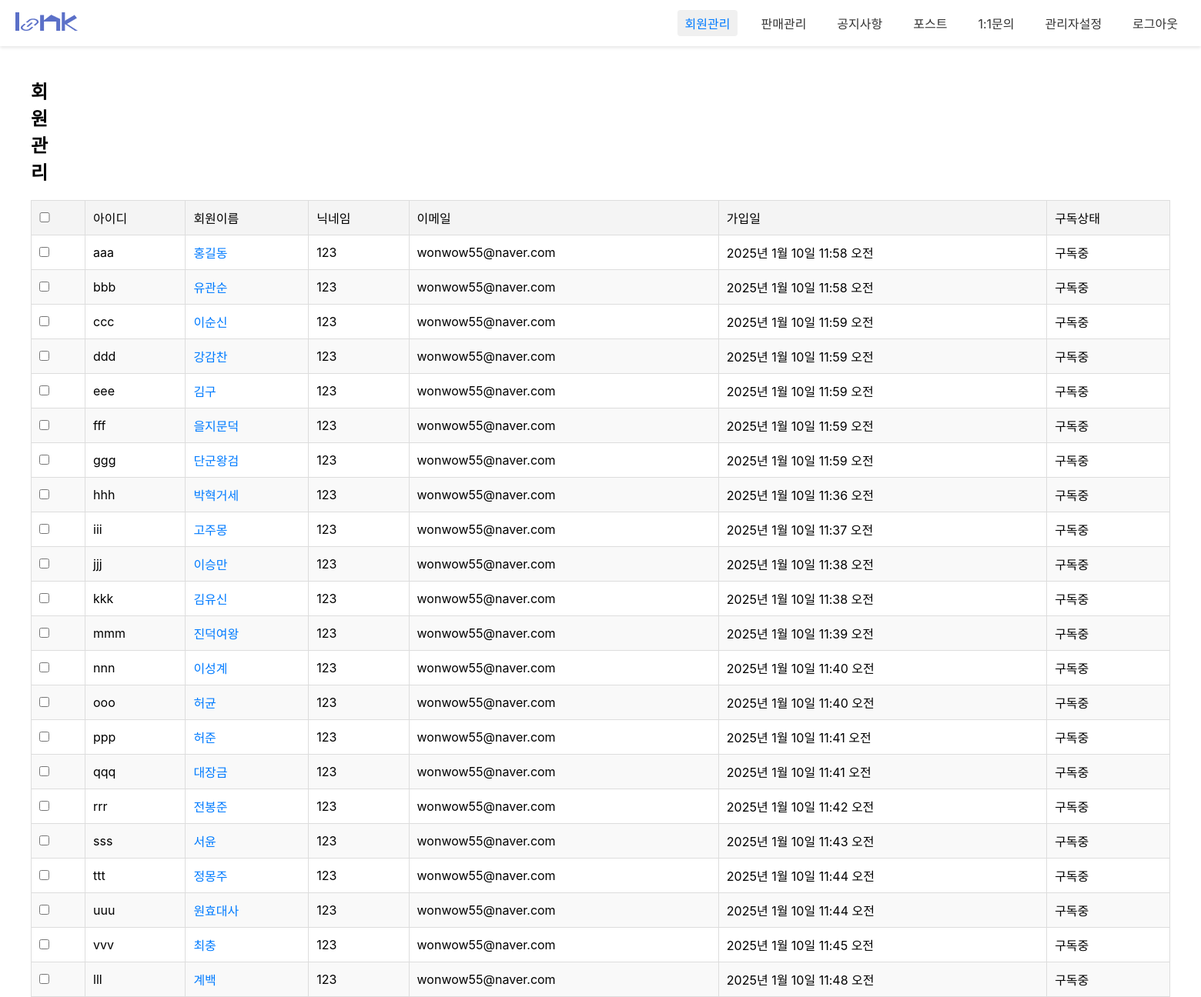
The app's page /admin1/admin_memList/ with its own data.
### loginpage/models.py (models this page shows, shortened)
class Member(models.Model):
  id = models.CharField(max_length=50,primary_key=True)
  pw = models.CharField(max_length=100)
  name = models.CharField(max_length=100)
  nicName = models.CharField(max_length=100,default='123')
  mail = models.EmailField(max_length=100)
  birthday = models.CharField(max_length=50)
  gender = models.CharField(max_length=10,choices=[('남자', '남자'), ('여자', '여자')])
  mdate = models.DateTimeField(auto_now=True)
  created_group = models.OneToOneField(
        'diary.GroupDiary',  # '앱이름.모델이름' 형식
        on_delete=models.SET_NULL,
        null=True,
        blank=True,
        related_name='creator'
    )
  joined_group = models.ForeignKey(
        'diary.GroupDiary',  # '앱이름.모델이름' 형식
        on_delete=models.SET_NULL,
        null=True,
        blank=True,
        related_name='members'
    )

### admin1/views.py (the view)
# urls.py: path('admin_memList/', views.admin_memList, name="admin_memList"),
def admin_memList(request):
	qs = Member.objects.all()
	context = {"mlist":qs}
	return render(request, 'admin_memList.html', context)

### admin1/templates/admin_memList.html (shortened to what this page needs)
{% load static %}
<!DOCTYPE html>
<html lang="ko">
<head>
<link rel="stylesheet" href="{% static 'css/admin1/admin_login.css'%}">
<link rel="stylesheet" href="{% static 'css/admin1/admin_memllist.css'%}">
</head>
<body>
	<nav class="gnb">
		<a href="#" class="logo"><img src="/static/images/admin1/logo_sample.png" alt=""></a>
		<div class="menu">
				<a class="active" href="/admin1/admin_memList/">회원관리</a>
				<a href="#">판매관리</a>
				<a href="/admin1/admin_noticeList/">공지사항</a>
				<a href="/admin1/admin_postList/">포스트</a>
				<a href="/admin1/admin_qList/" >1:1문의</a>
				<a href="/admin1/admin_adminList/">관리자설정</a>
				<a id='a_logout'>로그아웃</a>
		</div>
	</nav>
	<div class="container">
		<div class="con_header">
			<h2>회원 관리</h2>
		</div>
		<table>
			<thead>
				<tr>
					<th><input type="checkbox" id="select_all"></th>
					<th>아이디</th>
					<th>회원이름</th>
					<th>닉네임</th>
					<th>이메일</th>
					<th>가입일</th>
					<th>구독상태</th>
				</tr>
			</thead>
			<tbody>
				{% for mem in mlist %}
				<tr>
					<td><input type="checkbox" class="select_member"></td>
					<td>{{mem.id}}</td>
					<td class="member_name"><a href="/admin1/admin_memView/{{mem.id}}/">{{mem.name}}</a></td>
					<td>{{mem.nicName}}</td>
					<td>{{mem.mail}}</td>
					<td>{{mem.mdate}}</td>
					<td>구독중</td>
				</tr>
				{% endfor %}
			</tbody>
		</table>
	</div>
</body>
</html>

### static/css/admin1/admin_login.css (style rules this page uses)
* { margin: 0; padding: 0; font-family: "Pretendard Variable", Pretendard, -apple-system, BlinkMacSystemFont, system-ui, Roboto, "Helvetica Neue", "Segoe UI", "Apple SD Gothic Neo", "Noto Sans KR", "Malgun Gothic", "Apple Color Emoji", "Segoe UI Emoji", "Segoe UI Symbol", sans-serif; }
a { text-decoration: none; color: inherit; cursor: pointer; }
.gnb { display: flex; align-items: center; justify-content: space-between; height: 60px; background-color: #ffffff; padding: 0 20px; box-shadow: 0 2px 4px rgba(0, 0, 0, 0.1); }
.gnb .logo { font-size: 20px; font-weight: bold; color: #333; text-decoration: none; }
.gnb .menu { display: flex; gap: 20px; }
.gnb .menu a { text-decoration: none; color: #333; font-size: 16px; padding: 5px 10px; border-radius: 4px; transition: background-color 0.3s, color 0.3s; }
.gnb .menu a:hover, .gnb .menu a.active { background-color: #f0f0f0; color: #007bff; }

### static/css/admin1/admin_memllist.css (style rules this page uses)
* { margin: 0; padding: 0; font-family: "Pretendard Variable", Pretendard, -apple-system, BlinkMacSystemFont, system-ui, Roboto, "Helvetica Neue", "Segoe UI", "Apple SD Gothic Neo", "Noto Sans KR", "Malgun Gothic", "Apple Color Emoji", "Segoe UI Emoji", "Segoe UI Symbol", sans-serif; }
.container { width: 100%; padding: 40px 40px 0 40px; box-sizing: border-box; }
.con_header { display: flex; gap: 10px; }
.con_header h2 { margin-right: 1520px; }
table { width: 100%; border-collapse: collapse; margin-top: 20px; }
table th, table td { border: 1px solid #ddd; padding: 10px; text-align: left; }
table th { background-color: #f4f4f4; font-weight: 500; }
table td { font-weight: 400; }
#select_all { width: 14px; }
table tr:nth-child(even) { background-color: #f9f9f9; }
.member_name a { text-decoration: none; color: #007bff; transition: color 0.3s; }

### records on screen
Member: id "aaa", name "홍길동", nicName "123", mail "wonwow55@naver.com", mdate "2025년 1월 10일 11:58 오전"
Member: id "bbb", name "유관순", nicName "123", mail "wonwow55@naver.com", mdate "2025년 1월 10일 11:58 오전"
Member: id "ccc", name "이순신", nicName "123", mail "wonwow55@naver.com", mdate "2025년 1월 10일 11:59 오전"
Member: id "ddd", name "강감찬", nicName "123", mail "wonwow55@naver.com", mdate "2025년 1월 10일 11:59 오전"
Member: id "eee", name "김구", nicName "123", mail "wonwow55@naver.com", mdate "2025년 1월 10일 11:59 오전"
Member: id "fff", name "을지문덕", nicName "123", mail "wonwow55@naver.com", mdate "2025년 1월 10일 11:59 오전"
Member: id "ggg", name "단군왕검", nicName "123", mail "wonwow55@naver.com", mdate "2025년 1월 10일 11:59 오전"
Member: id "hhh", name "박혁거세", nicName "123", mail "wonwow55@naver.com", mdate "2025년 1월 10일 11:36 오전"
Member: id "iii", name "고주몽", nicName "123", mail "wonwow55@naver.com", mdate "2025년 1월 10일 11:37 오전"
Member: id "jjj", name "이승만", nicName "123", mail "wonwow55@naver.com", mdate "2025년 1월 10일 11:38 오전"
Member: id "kkk", name "김유신", nicName "123", mail "wonwow55@naver.com", mdate "2025년 1월 10일 11:38 오전"
Member: id "mmm", name "진덕여왕", nicName "123", mail "wonwow55@naver.com", mdate "2025년 1월 10일 11:39 오전"
Member: id "nnn", name "이성계", nicName "123", mail "wonwow55@naver.com", mdate "2025년 1월 10일 11:40 오전"
Member: id "ooo", name "허균", nicName "123", mail "wonwow55@naver.com", mdate "2025년 1월 10일 11:40 오전"
Member: id "ppp", name "허준", nicName "123", mail "wonwow55@naver.com", mdate "2025년 1월 10일 11:41 오전"
Member: id "qqq", name "대장금", nicName "123", mail "wonwow55@naver.com", mdate "2025년 1월 10일 11:41 오전"
Member: id "rrr", name "전봉준", nicName "123", mail "wonwow55@naver.com", mdate "2025년 1월 10일 11:42 오전"
Member: id "sss", name "서윤", nicName "123", mail "wonwow55@naver.com", mdate "2025년 1월 10일 11:43 오전"
Member: id "ttt", name "정몽주", nicName "123", mail "wonwow55@naver.com", mdate "2025년 1월 10일 11:44 오전"
Member: id "uuu", name "원효대사", nicName "123", mail "wonwow55@naver.com", mdate "2025년 1월 10일 11:44 오전"
Member: id "vvv", name "최충", nicName "123", mail "wonwow55@naver.com", mdate "2025년 1월 10일 11:45 오전"
Member: id "lll", name "계백", nicName "123", mail "wonwow55@naver.com", mdate "2025년 1월 10일 11:48 오전"
